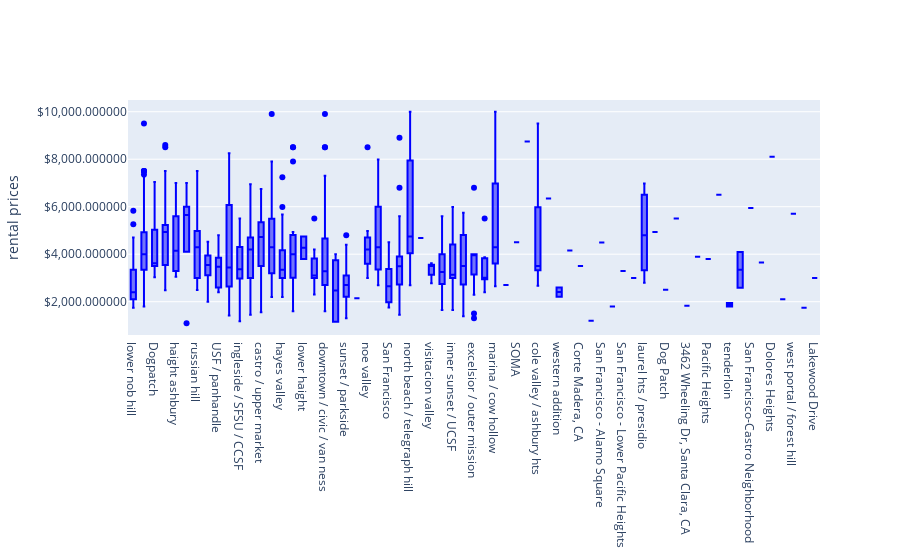

The notebook cell saved with this chart:
### Code cell
x = sf_cl_area['where']

trace0 = go.Box(
    y=sf_cl_area['price'],
    x=x,
    name='kale',
    marker=dict(
        color='blue'
    )
)

data = [trace0]

layout = go.Layout(
    yaxis=dict(
        title='rental prices',
        tickformat="$1,f",
        zeroline=False
    ),
    boxmode='group',
    
)

fig = go.Figure(data=data, layout=layout)
iplot(fig)

### Figure 1 — Plotly figure (JSON) as saved in the notebook; plotly's stock layout.template omitted (floating-point values rounded to 4 significant figures; data arrays with more than 128 entries replaced by an {"elided": "..."} marker saying what was removed)
{"data": [{"marker": {"color": "blue"}, "name": "kale", "type": "box", "x": {"elided": "1008 str values"}, "y": {"elided": "1008 int values"}}], "layout": {"autosize": true, "boxmode": "group", "xaxis": {"autorange": true, "range": [-0.5, 64.5], "type": "category"}, "yaxis": {"autorange": true, "range": [597.2, 10490.0], "tickformat": "$1,f", "title": {"text": "rental prices"}, "type": "linear", "zeroline": false}}}
